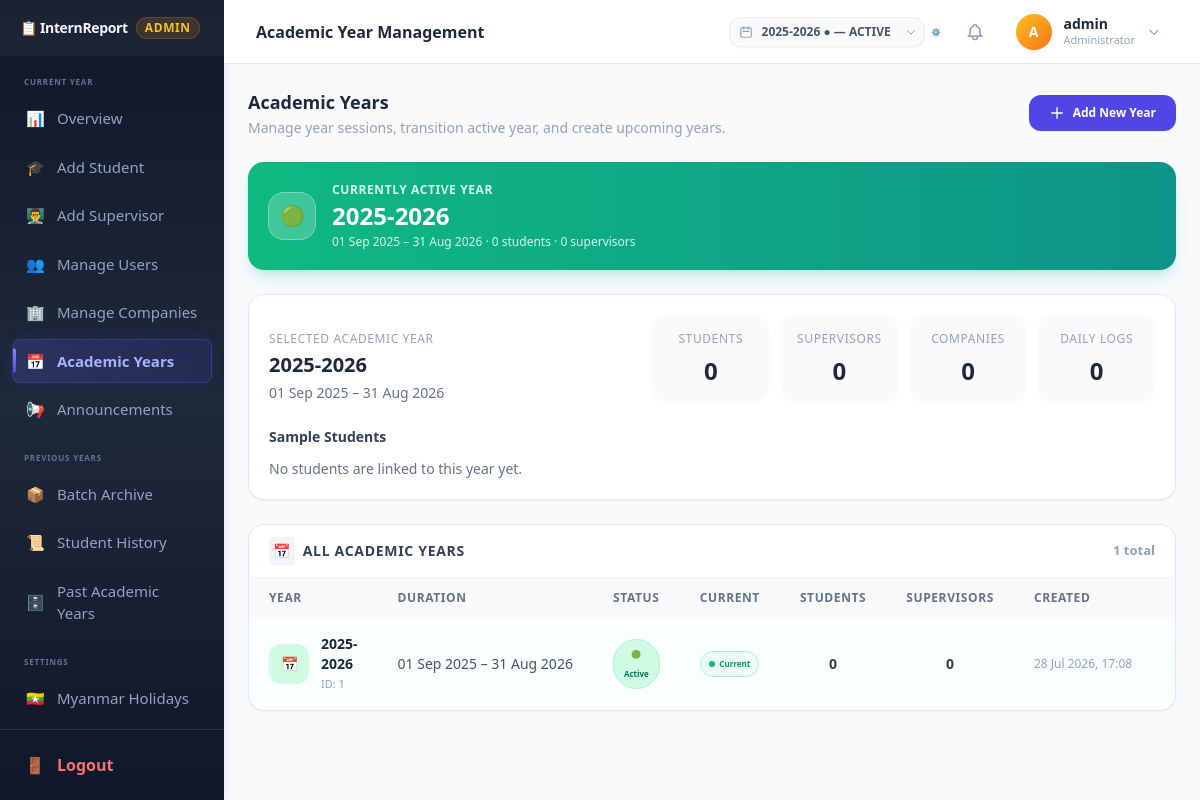
The app's page /admin/manage-academic-years.php (signed in) with its own data.
### tables this page shows
CREATE TABLE IF NOT EXISTS academic_years (
    id INT AUTO_INCREMENT PRIMARY KEY,
    year_label VARCHAR(15) NOT NULL COMMENT 'e.g. 2025-2026',
    start_date DATE NOT NULL,
    end_date DATE NOT NULL,
    status ENUM('UPCOMING', 'ACTIVE', 'ARCHIVED') NOT NULL DEFAULT 'UPCOMING',
    is_current TINYINT(1) NOT NULL DEFAULT 0 COMMENT 'Only one row should have 1',
    created_at TIMESTAMP DEFAULT CURRENT_TIMESTAMP,
    UNIQUE KEY uk_year_label (year_label),
    INDEX idx_status (status),
    INDEX idx_is_current (is_current)
);

### admin/manage-academic-years.php (the view, shortened to what the rows shown need)
<?php
require_once __DIR__ . '/../config/database.php';
require_once __DIR__ . '/../config/init_year.php';
$years = $pdo->query("
    SELECT ay.*,
           (SELECT COUNT(*) FROM users u WHERE u.academic_year_id = ay.id AND u.role = 'student') AS student_count,
           (SELECT COUNT(*) FROM users u WHERE u.academic_year_id = ay.id AND u.role = 'supervisor') AS supervisor_count
    FROM academic_years ay
    ORDER BY ay.start_date DESC
")->fetchAll();
$current_active = null;
foreach ($years as $y) {
    if ($y['status'] === 'ACTIVE') { $current_active = $y; break; }
}
$selected_year = $current_academic_year ?? null;
$selected_year_history = [];
if (!empty($selected_year['id'])) {
    $selected_year_id = (int) $selected_year['id'];
    $stmt = $pdo->prepare("SELECT COUNT(*) FROM users WHERE role = 'student' AND academic_year_id = ?");
    $stmt->execute([$selected_year_id]);
    $selected_year_history['students'] = (int) $stmt->fetchColumn();
    $stmt = $pdo->prepare("SELECT COUNT(*) FROM users WHERE role = 'supervisor' AND academic_year_id = ?");
    $stmt->execute([$selected_year_id]);
    $selected_year_history['supervisors'] = (int) $stmt->fetchColumn();
    $stmt = $pdo->prepare("SELECT COUNT(DISTINCT sp.company_name) FROM student_profiles sp JOIN users u ON u.id = sp.user_id WHERE u.role = 'student' AND u.academic_year_id = ? AND sp.company_name IS NOT NULL AND sp.company_name != ''");
    $stmt->execute([$selected_year_id]);
    $selected_year_history['companies'] = (int) $stmt->fetchColumn();
    $stmt = $pdo->prepare("SELECT COUNT(*) FROM daily_logs dl JOIN student_profiles sp ON sp.id = dl.internship_id JOIN users u ON u.id = sp.user_id WHERE u.role = 'student' AND u.academic_year_id = ?");
    $stmt->execute([$selected_year_id]);
    $selected_year_history['logs'] = (int) $stmt->fetchColumn();
    $stmt = $pdo->prepare("SELECT u.id, u.username, sp.full_name, sp.student_roll, sp.company_name FROM users u LEFT JOIN student_profiles sp ON sp.user_id = u.id WHERE u.role = 'student' AND u.academic_year_id = ? ORDER BY sp.full_name ASC LIMIT 8");
    $stmt->execute([$selected_year_id]);
    $selected_year_history['students_list'] = $stmt->fetchAll();
}
?>
<!DOCTYPE html>
<html lang="en">
    <script src="https://cdn.tailwindcss.com"></script>
</head>
<body class="bg-slate-50 font-sans antialiased">
<div class="flex h-screen overflow-hidden">
    <div class="flex-1 flex flex-col overflow-hidden">
        <?php $pageTitle = 'Academic Year Management'; require_once __DIR__ . '/../includes/topbar.php'; ?>
        <main class="flex-1 overflow-y-auto p-6">
            <div class="max-w-6xl mx-auto space-y-6">
                <div class="flex items-center justify-between">
                    <div>
                        <h2 class="text-lg font-black text-slate-800">Academic Years</h2>
                    </div>
                </div>
                <?php if ($current_active): ?>
                <div class="bg-gradient-to-r from-emerald-500 to-teal-600 rounded-2xl p-5 text-white shadow-lg shadow-emerald-500/20">
                    <div class="flex items-center justify-between">
                        <div class="flex items-center gap-4">
                            <div class="w-12 h-12 rounded-2xl bg-white/20 backdrop-blur-sm flex items-center justify-center text-xl border border-white/30">
                                🟢
                            </div>
                            <div>
                                <p class="text-xs font-bold uppercase tracking-wider text-emerald-100">Currently Active Year</p>
                                <p class="text-2xl font-black mt-0.5"><?= htmlspecialchars($current_active['year_label']) ?></p>
                                <p class="text-xs text-emerald-100 mt-0.5">
                                    <?= (new DateTime($current_active['start_date']))->format('d M Y') ?> – <?= (new DateTime($current_active['end_date']))->format('d M Y') ?>
                                    · <?= $current_active['student_count'] ?> student<?= $current_active['student_count'] != 1 ? 's' : '' ?>
                                    · <?= $current_active['supervisor_count'] ?> supervisor<?= $current_active['supervisor_count'] != 1 ? 's' : '' ?>
                                </p>
                            </div>
                        </div>
                    </div>
                </div>
                <?php endif; ?>
                <?php if (!empty($selected_year['id'])): ?>
                <div class="bg-white rounded-2xl border border-slate-200 shadow-sm p-5">
                    <div class="flex flex-col gap-4 lg:flex-row lg:items-end lg:justify-between">
                        <div>
                            <p class="text-xs uppercase tracking-wider text-slate-400">Selected Academic Year</p>
                            <h3 class="text-xl font-black text-slate-800 mt-1"><?= htmlspecialchars($selected_year['year_label']) ?></h3>
                            <p class="text-sm text-slate-500 mt-1"><?= (new DateTime($selected_year['start_date']))->format('d M Y') ?> – <?= (new DateTime($selected_year['end_date']))->format('d M Y') ?></p>
                        </div>
                        <div class="grid grid-cols-2 gap-3 sm:grid-cols-4">
                            <div class="bg-slate-50 rounded-2xl p-4 text-center">
                                <p class="text-xs uppercase tracking-wider text-slate-400">Students</p>
                                <p class="text-2xl font-black text-slate-800 mt-2"><?= $selected_year_history['students'] ?? 0 ?></p>
                            </div>
                            <div class="bg-slate-50 rounded-2xl p-4 text-center">
                                <p class="text-xs uppercase tracking-wider text-slate-400">Supervisors</p>
                                <p class="text-2xl font-black text-slate-800 mt-2"><?= $selected_year_history['supervisors'] ?? 0 ?></p>
                            </div>
                            <div class="bg-slate-50 rounded-2xl p-4 text-center">
                                <p class="text-xs uppercase tracking-wider text-slate-400">Companies</p>
                                <p class="text-2xl font-black text-slate-800 mt-2"><?= $selected_year_history['companies'] ?? 0 ?></p>
                            </div>
                            <div class="bg-slate-50 rounded-2xl p-4 text-center">
                                <p class="text-xs uppercase tracking-wider text-slate-400">Daily logs</p>
                                <p class="text-2xl font-black text-slate-800 mt-2"><?= $selected_year_history['logs'] ?? 0 ?></p>
                            </div>
                        </div>
                    </div>
                    <div class="mt-6">
                        <h4 class="text-sm font-bold text-slate-700 mb-3">Sample Students</h4>
                        <?php if (!empty($selected_year_history['students_list'])): ?>
                        <div class="grid grid-cols-1 sm:grid-cols-2 gap-3">
                            <?php foreach ($selected_year_history['students_list'] as $student): ?>
                            <div class="rounded-2xl border border-slate-100 p-4 bg-slate-50">
                                <p class="font-semibold text-slate-800"><?= htmlspecialchars($student['full_name'] ?: $student['username']) ?></p>
                                <p class="text-xs text-slate-500 mt-1"><?= htmlspecialchars($student['student_roll'] ?? 'No roll') ?><?= !empty($student['company_name']) ? ' · ' . htmlspecialchars($student['company_name']) : '' ?></p>
                            </div>
                            <?php endforeach; ?>
                        </div>
                        <?php else: ?>
                        <p class="text-sm text-slate-500">No students are linked to this year yet.</p>
                        <?php endif; ?>
                    </div>
                </div>
                <?php endif; ?>
                <div class="bg-white rounded-2xl border border-slate-200 shadow-sm overflow-hidden">
                    <?php if (empty($years)): ?>
                    <div class="p-12 text-center">
                        <div class="w-16 h-16 rounded-2xl bg-slate-100 text-slate-400 flex items-center justify-center text-3xl mx-auto mb-4">📭</div>
                        <p class="text-sm font-semibold text-slate-700 mb-1">No academic years yet</p>
                        <p class="text-xs text-slate-400 max-w-sm mx-auto">Click "Add New Year" to create your first academic year session.</p>
                    </div>
                    <?php else: ?>
                    <div class="overflow-x-auto">
                        <table class="w-full text-sm">
                            <thead>
                                <tr class="bg-slate-50 text-slate-500 font-bold uppercase tracking-wider text-xs">
                                    <th class="px-5 py-3 text-left">Year</th>
                                    <th class="px-5 py-3 text-left">Duration</th>
                                    <th class="px-5 py-3 text-center">Status</th>
                                    <th class="px-5 py-3 text-center">Current</th>
                                    <th class="px-5 py-3 text-center">Students</th>
                                    <th class="px-5 py-3 text-center">Supervisors</th>
                                    <th class="px-5 py-3 text-left">Created</th>
                                    <th class="px-5 py-3 text-right">Actions</th>
                                </tr>
                            </thead>
                            <tbody class="divide-y divide-slate-100">
                                <?php foreach ($years as $y): ?>
                                <?php
                                    $is_current = (int) $y['is_current'] === 1;
                                    $status_cfg = match($y['status']) {
                                        'ACTIVE'   => ['bg-emerald-100 text-emerald-700 border-emerald-200', '🟢 Active'],
                                        'UPCOMING' => ['bg-blue-100 text-blue-700 border-blue-200',       '🔵 Upcoming'],
                                        'ARCHIVED' => ['bg-slate-100 text-slate-500 border-slate-200',    '📦 Archived'],
                                        default    => ['bg-slate-100 text-slate-500 border-slate-200',    '—'],
                                    };
                                ?>
                                <tr class="hover:bg-slate-50/50 transition <?= $is_current ? 'bg-emerald-50/30' : '' ?>">
                                    <td class="px-5 py-4">
                                        <div class="flex items-center gap-3">
                                            <div class="w-10 h-10 rounded-xl <?= $is_current ? 'bg-emerald-100 text-emerald-600' : 'bg-slate-100 text-slate-500' ?> flex items-center justify-center text-sm font-bold shrink-0">
                                                📅
                                            </div>
                                            <div>
                                                <p class="font-bold text-slate-800"><?= htmlspecialchars($y['year_label']) ?></p>
                                                <p class="text-caption text-slate-400">ID: <?= $y['id'] ?></p>
                                            </div>
                                        </div>
                                    </td>
                                    <td class="px-5 py-4 text-slate-600 whitespace-nowrap">
                                        <?= (new DateTime($y['start_date']))->format('d M Y') ?> – <?= (new DateTime($y['end_date']))->format('d M Y') ?>
                                    </td>
                                    <td class="px-5 py-4 text-center">
                                        <span class="inline-block text-micro font-bold px-2.5 py-1 rounded-full border <?= $status_cfg[0] ?>">
                                            <?= $status_cfg[1] ?>
                                        </span>
                                    </td>
                                    <td class="px-5 py-4 text-center">
                                        <?php if ($is_current): ?>
                                        <span class="inline-flex items-center gap-1 text-micro font-bold text-emerald-600 bg-emerald-50 px-2 py-0.5 rounded-full border border-emerald-200">
                                            <span class="w-1.5 h-1.5 bg-emerald-500 rounded-full animate-pulse"></span> Current
                                        </span>
                                        <?php else: ?>
                                        <span class="text-slate-300 text-micro">—</span>
                                        <?php endif; ?>
                                    </td>
                                    <td class="px-5 py-4 text-center">
                                        <span class="font-bold text-slate-700"><?= $y['student_count'] ?></span>
                                    </td>
                                    <td class="px-5 py-4 text-center">
                                        <span class="font-bold text-slate-700"><?= $y['supervisor_count'] ?></span>
                                    </td>
                                    <td class="px-5 py-4 text-slate-400 whitespace-nowrap text-xs">
                                        <?= (new DateTime($y['created_at']))->format('d M Y, H:i') ?>
                                    </td>
                                    <td class="px-5 py-4 text-right">
                                        <div class="flex items-center justify-end gap-1.5">
                                            <?php if ($y['status'] === 'ACTIVE'): ?>
                                            <span class="px-3 py-1.5 bg-emerald-50 text-emerald-400 text-xs font-bold rounded-lg cursor-default flex items-center gap-1">
                                            </span>
                                            <?php endif; ?>
                                        </div>
                                    </td>
                                </tr>
                                <?php endforeach; ?>
                            </tbody>
                        </table>
                    </div>
                    <?php endif; ?>
                </div>
            </div>
        </main>
    </div>
</div>
</body>
</html>

### records on screen
academic_years: year_label "2025-2026", start_date "01 Sep 2025", end_date "31 Aug 2026", id+start_date "01 Sep 2025", id+end_date "31 Aug 2026", id "1", status "🟢 Active", is_current 1 (drawn), student_count "0", supervisor_count "0", created_at "28 Jul 2026, 17:08"

### other values on screen
$item['icon'] "📊"
$item['label'] "Overview"
$item['icon'] "🎓"
$item['label'] "Add Student"
$item['icon'] "👨‍🏫"
$item['label'] "Add Supervisor"
$item['icon'] "👥"
$item['label'] "Manage Users"
$item['icon'] "🏢"
$item['label'] "Manage Companies"
$item['icon'] "📅"
$item['label'] "Academic Years"
$item['icon'] "📢"
$item['label'] "Announcements"
$item['icon'] "📦"
